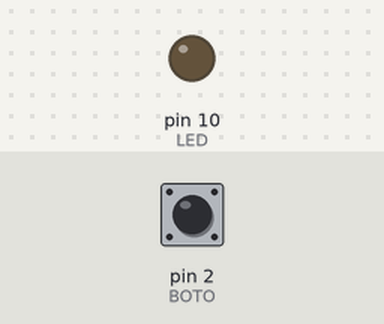
This sketch was run on a simulated Arduino Uno, built with avr-gcc and run on an emulated ATmega328P. Parts: output pins drawn as LEDs (lit = HIGH). Inputs (shaded band) come from the test bench; at power-on: pin 2 (BOTO) HIGH. What the sketch prints to the serial monitor is not drawn.

Above: at 1.2 s.
1.3 s: pin 2 (BOTO) pulled LOW for 0.15 s
At 1.37 s:
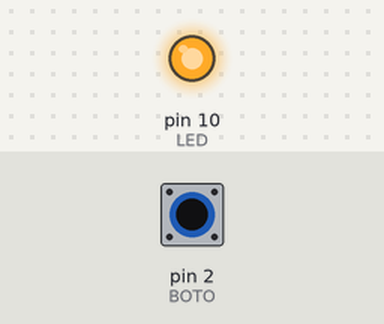
2.9 s: pin 2 (BOTO) pulled LOW for 3.2 s
At 7.0 s:
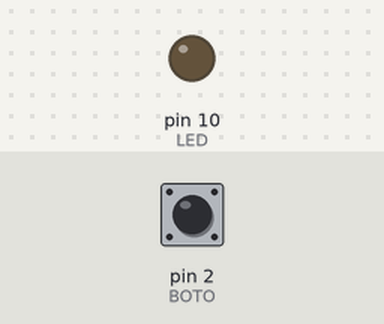
Timing chart, 0 to 8.5 s (numbered marks = the images above; inputs shaded):
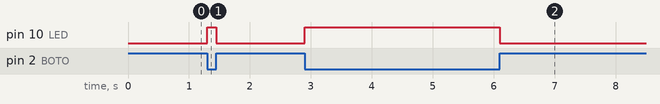

The sketch:

ard03b.ino
```cpp
#define LED 10
#define BOTO 2

void setup() {
  Serial.begin(115200);
  Serial.println(__FILE__);
  pinMode(LED, OUTPUT);
  pinMode(BOTO, INPUT);
}

void loop() {
  bool bEstat2 = !digitalRead(BOTO);

  digitalWrite(LED,bEstat2);

}
```

Measured:
- after the input at 1.3 s, pin 10 (LED): LOW → HIGH at once, → LOW 0.15 s later
- after the input at 2.9 s, pin 10 (LED): LOW → HIGH at once, → LOW 3.2 s later
